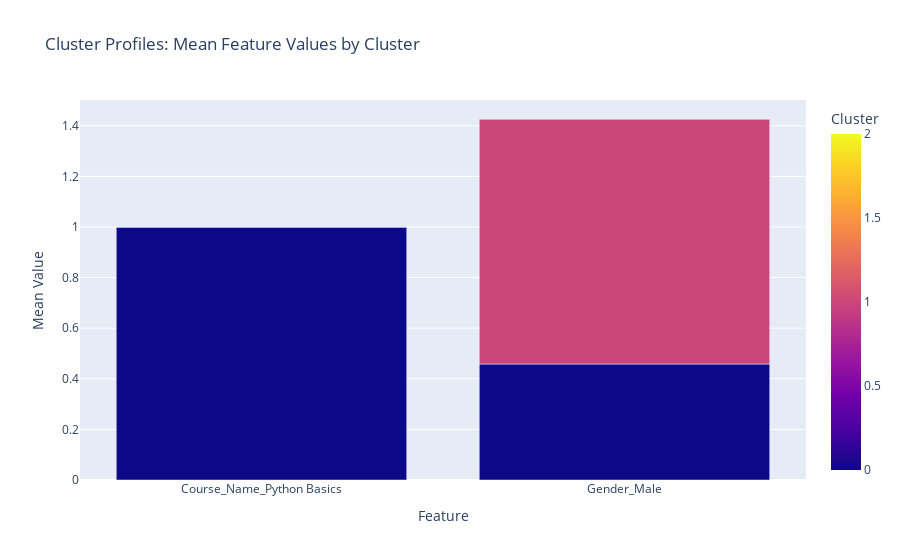

The notebook cell this image was saved under:
### Code cell
#Calculate mean profile for each cluster.
cluster_means = df_cluster_profile.groupby('Clusters').mean().reset_index()

    # Melt the DataFrame for plotting
cluster_means_melted = cluster_means.melt(id_vars='Clusters', var_name='Feature', value_name='Mean Value')

    # Plotly bar graph: cluster profiles
fig = px.bar(
    cluster_means_melted,
    x='Feature',
    y='Mean Value',
    color='Clusters',
    barmode='group',
    title='Cluster Profiles: Mean Feature Values by Cluster',
    labels={'Mean Value': 'Mean Value', 'Feature': 'Feature', 'Clusters': 'Cluster'}
    )
fig.update_layout(xaxis_tickangle=0)
fig.show()

### Figure 1 — Plotly figure (JSON) as saved in the notebook; plotly's stock layout.template omitted (floating-point values rounded to 4 significant figures)
{"data": [{"alignmentgroup": "True", "hovertemplate": "Feature=%{x}<br>Mean Value=%{y}<br>Cluster=%{marker.color}<extra></extra>", "legendgroup": "", "marker": {"color": [0, 1, 2, 0, 1, 2], "coloraxis": "coloraxis", "pattern": {"shape": ""}}, "name": "", "offsetgroup": "", "orientation": "v", "showlegend": false, "textposition": "auto", "type": "bar", "x": ["Course_Name_Python Basics", "Course_Name_Python Basics", "Course_Name_Python Basics", "Gender_Male", "Gender_Male", "Gender_Male"], "xaxis": "x", "y": [1, 0, 0, 0.4584, 0.9683, 0], "yaxis": "y"}], "layout": {"barmode": "group", "coloraxis": {"colorbar": {"title": {"text": "Cluster"}}, "colorscale": [[0, "#0d0887"], [0.1111, "#46039f"], [0.2222, "#7201a8"], [0.3333, "#9c179e"], [0.4444, "#bd3786"], [0.5556, "#d8576b"], [0.6667, "#ed7953"], [0.7778, "#fb9f3a"], [0.8889, "#fdca26"], [1, "#f0f921"]]}, "legend": {"tracegroupgap": 0}, "title": {"text": "Cluster Profiles: Mean Feature Values by Cluster"}, "xaxis": {"anchor": "y", "domain": [0, 1], "tickangle": 0, "title": {"text": "Feature"}}, "yaxis": {"anchor": "x", "domain": [0, 1], "title": {"text": "Mean Value"}}}}
